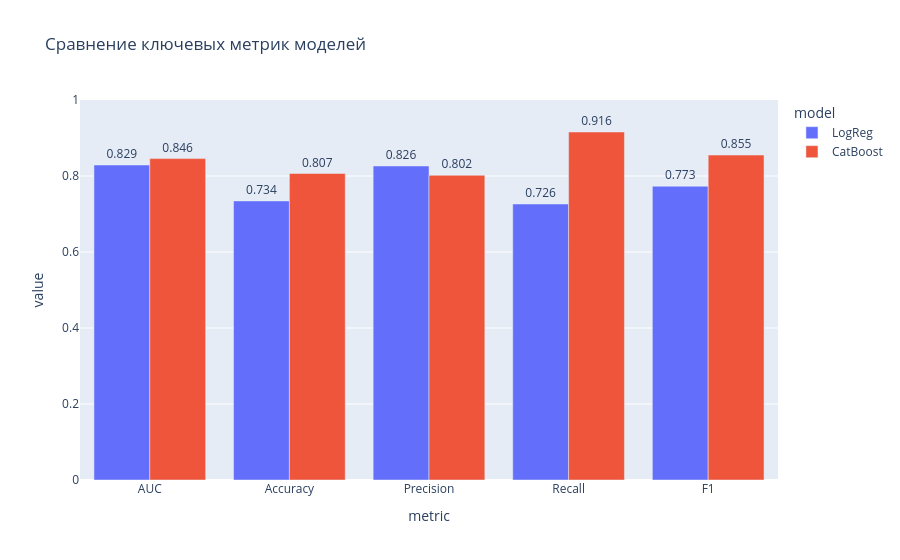

Notebook code cell kept with this figure:
### Code cell
# Визуализация сохраненных метрик (устойчиво к разным ключам JSON)
# Берем только общие и числовые метрики для честного сравнения.
metric_order = ['AUC', 'Accuracy', 'Precision', 'Recall', 'F1']

available_metrics = [
    m for m in metric_order
    if m in metrics_df.columns and pd.api.types.is_numeric_dtype(metrics_df[m])
]

if not available_metrics:
    raise ValueError('Не найдены общие числовые метрики для сравнения.')

metrics_plot_df = metrics_df[['model'] + available_metrics].copy()
metrics_long = metrics_plot_df.melt(id_vars='model', var_name='metric', value_name='value')

fig = px.bar(
    metrics_long,
    x='metric', y='value', color='model', barmode='group', text='value',
    category_orders={'metric': available_metrics},
    title='Сравнение ключевых метрик моделей'
)
fig.update_traces(texttemplate='%{text:.3f}', textposition='outside')
fig.update_layout(yaxis=dict(range=[0, 1]))
fig.show()

# Доп. таблица: поля, которые не участвуют в прямом сравнении
extra_cols = [c for c in metrics_df.columns if c not in ['model'] + available_metrics]
if extra_cols:
    print('Служебные/дополнительные поля (не для bar-сравнения):')
    display(metrics_df[['model'] + extra_cols])

### Figure 1 — Plotly figure (JSON) as saved in the notebook; plotly's stock layout.template omitted (floating-point values rounded to 4 significant figures)
{"data": [{"alignmentgroup": "True", "hovertemplate": "model=LogReg<br>metric=%{x}<br>value=%{text}<extra></extra>", "legendgroup": "LogReg", "marker": {"color": "#636efa", "pattern": {"shape": ""}}, "name": "LogReg", "offsetgroup": "LogReg", "orientation": "v", "showlegend": true, "text": [0.8289, 0.7344, 0.8263, 0.7263, 0.7731], "textposition": "outside", "texttemplate": "%{text:.3f}", "type": "bar", "x": ["AUC", "Accuracy", "Precision", "Recall", "F1"], "xaxis": "x", "y": [0.8289, 0.7344, 0.8263, 0.7263, 0.7731], "yaxis": "y"}, {"alignmentgroup": "True", "hovertemplate": "model=CatBoost<br>metric=%{x}<br>value=%{text}<extra></extra>", "legendgroup": "CatBoost", "marker": {"color": "#EF553B", "pattern": {"shape": ""}}, "name": "CatBoost", "offsetgroup": "CatBoost", "orientation": "v", "showlegend": true, "text": [0.8458, 0.8066, 0.8018, 0.9158, 0.855], "textposition": "outside", "texttemplate": "%{text:.3f}", "type": "bar", "x": ["AUC", "Accuracy", "Precision", "Recall", "F1"], "xaxis": "x", "y": [0.8458, 0.8066, 0.8018, 0.9158, 0.855], "yaxis": "y"}], "layout": {"barmode": "group", "legend": {"title": {"text": "model"}, "tracegroupgap": 0}, "title": {"text": "Сравнение ключевых метрик моделей"}, "xaxis": {"anchor": "y", "categoryarray": ["AUC", "Accuracy", "Precision", "Recall", "F1"], "categoryorder": "array", "domain": [0, 1], "title": {"text": "metric"}}, "yaxis": {"anchor": "x", "domain": [0, 1], "range": [0, 1], "title": {"text": "value"}}}}
